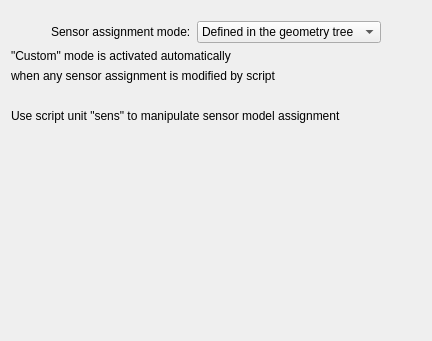
      <widget class="QWidget" name="tab_2">
       <attribute name="title">
        <string>Assignment</string>
       </attribute>
       <layout class="QVBoxLayout" name="verticalLayout_3">
        <item>
         <spacer name="verticalSpacer_2">
          <property name="orientation">
           <enum>Qt::Orientation::Vertical</enum>
          </property>
          <property name="sizeType">
           <enum>QSizePolicy::Policy::Preferred</enum>
          </property>
          <property name="sizeHint" stdset="0">
           <size>
            <width>20</width>
            <height>10</height>
           </size>
          </property>
         </spacer>
        </item>
        <item>
         <layout class="QHBoxLayout" name="horizontalLayout_7">
          <item>
           <spacer name="horizontalSpacer_3">
            <property name="orientation">
             <enum>Qt::Orientation::Horizontal</enum>
            </property>
            <property name="sizeHint" stdset="0">
             <size>
              <width>40</width>
              <height>20</height>
             </size>
            </property>
           </spacer>
          </item>
          <item>
           <widget class="QLabel" name="label_10">
            <property name="text">
             <string>Sensor assignment mode:</string>
            </property>
           </widget>
          </item>
          <item>
           <widget class="QComboBox" name="cobAssignmentMode">
            <item>
             <property name="text">
              <string>Defined in the geometry tree</string>
             </property>
            </item>
            <item>
             <property name="text">
              <string>Custom</string>
             </property>
            </item>
           </widget>
          </item>
          <item>
           <spacer name="horizontalSpacer_10">
            <property name="orientation">
             <enum>Qt::Orientation::Horizontal</enum>
            </property>
            <property name="sizeHint" stdset="0">
             <size>
              <width>40</width>
              <height>20</height>
             </size>
            </property>
           </spacer>
          </item>
         </layout>
        </item>
        <item>
         <widget class="QLabel" name="label_12">
          <property name="text">
           <string>&quot;Custom&quot; mode is activated automatically</string>
          </property>
         </widget>
        </item>
        <item>
         <widget class="QLabel" name="label_14">
          <property name="text">
           <string>when any sensor assignment is modified by script</string>
          </property>
         </widget>
        </item>
        <item>
         <spacer name="verticalSpacer_4">
          <property name="orientation">
           <enum>Qt::Orientation::Vertical</enum>
          </property>
          <property name="sizeType">
           <enum>QSizePolicy::Policy::Preferred</enum>
          </property>
          <property name="sizeHint" stdset="0">
           <size>
            <width>20</width>
            <height>20</height>
           </size>
          </property>
         </spacer>
        </item>
        <item>
         <widget class="QLabel" name="labHelpAssignment">
          <property name="text">
           <string>Use script unit &quot;sens&quot; to manipulate sensor model assignment</string>
          </property>
         </widget>
        </item>
        <item>
         <spacer name="verticalSpacer_3">
          <property name="orientation">
           <enum>Qt::Orientation::Vertical</enum>
          </property>
          <property name="sizeHint" stdset="0">
           <size>
            <width>20</width>
            <height>207</height>
           </size>
          </property>
         </spacer>
        </item>
       </layout>
      </widget>
